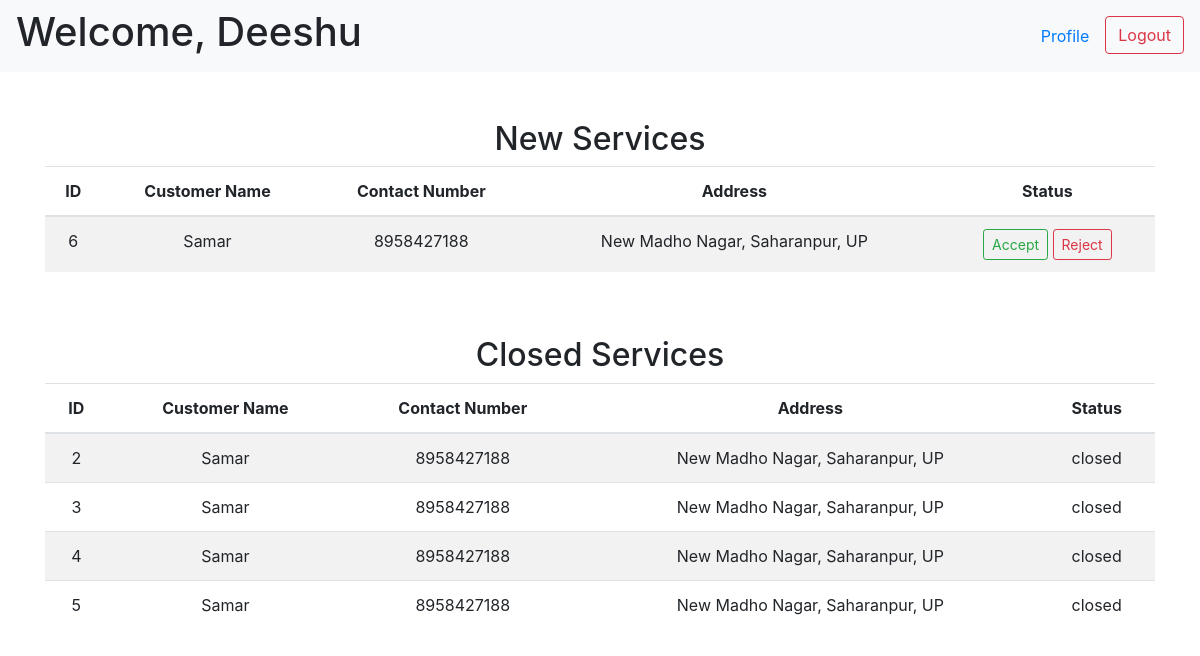
/professional (signed in), run on an earlier commit of the app's database.
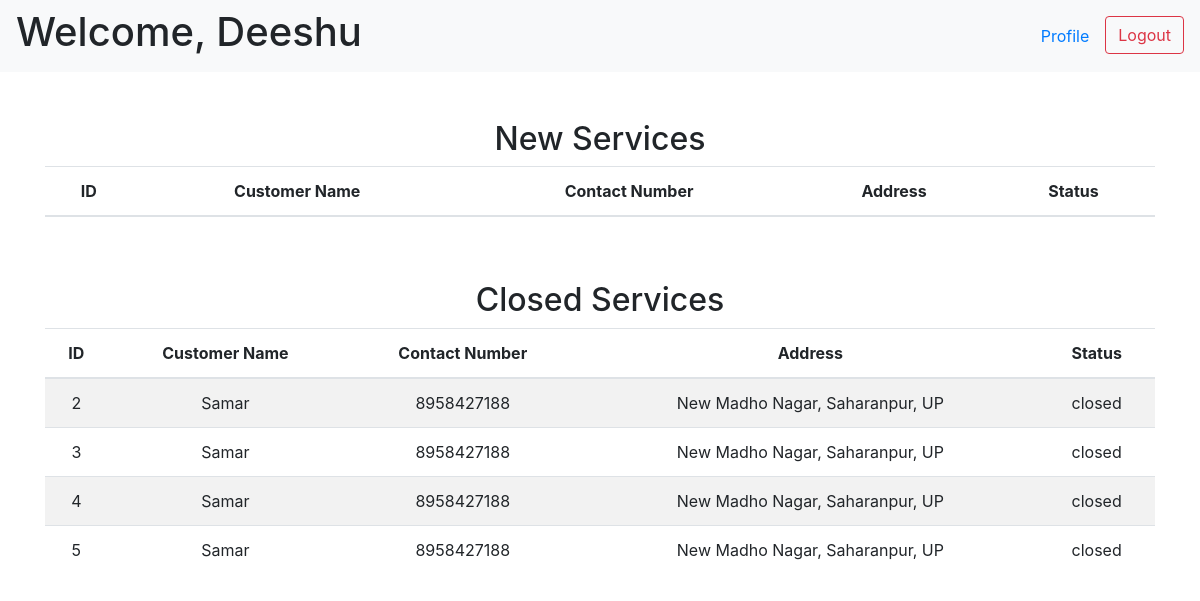
And on a later commit of the database.
### tables this page shows
CREATE TABLE "service_requests" (
    "id" INTEGER,
    "service_id" INTEGER NOT NULL,
    "customer_id" INTEGER NOT NULL,
    "professional_id" INTEGER NOT NULL,
    "date_of_request" DATETIME DEFAULT CURRENT_TIMESTAMP,
    "date_of_completion" DATETIME,
    "status" TEXT DEFAULT 'requested' CHECK("status" in ('requested', 'accepted', 'rejected', 'closed')),
    "rating" INTEGER,
    "remarks" TEXT,
    PRIMARY KEY("id"),
    FOREIGN KEY("service_id") REFERENCES "services"("id") ON DELETE CASCADE,
    FOREIGN KEY("customer_id") REFERENCES "customers"("id") ON DELETE CASCADE,
    FOREIGN KEY("professional_id") REFERENCES "professionals"("id") ON DELETE CASCADE
);

CREATE TABLE "customers" (
    "id" INTEGER,
    "fname" TEXT NOT NULL,
    "lname" TEXT,
    "address" TEXT,
    "pincode" INTEGER,
    "contact_number" TEXT NOT NULL UNIQUE,
    "email" TEXT NOT NULL UNIQUE,
    "password" TEXT NOT NULL,
    "status" TEXT CHECK("status" in ('active', 'block')) DEFAULT 'active',
    PRIMARY KEY("id")
);

### app.py (the view)
@app.route("/professional", methods=["GET", "POST"])
def professional_homepage(service_id=None):
    if request.method == "POST":
        helper.accept_reject_service(action=request.form.get('action'), service_id=request.form.get("service_id"))
        return redirect("/professional")
    else:
        if "username" in session and "password" in session:
            professional = helper.fetch_professional(email=session["username"],
                                                    password=session["password"])
        else:
            professional = None
        if professional:
            requests = helper.fetch_service_req(professional_id=professional['id'])
            return render_template("professional.html", professional=professional, requests=requests)
        else:
            return redirect(url_for("login"))

### app.py (called while the page is built)
@app.after_request
def add_header(response):
    response.headers['Cache-Control'] = 'no-store, no-cache, must-revalidate, post-check=0, pre-check=0, max-age=0'
    response.headers['Pragma'] = 'no-cache'
    response.headers['Expires'] = '-1'
    return response

### helper.py (called while the page is built)
def get_db():
    connection = sqlite3.connect("database.db")
    connection.execute("PRAGMA foreign_keys = ON")
    connection.row_factory = sqlite3.Row
    return connection

def fetch_professional(email=None, password=None, id=None):
    with get_db() as connection:
        db = connection.cursor()
        if email and password:
            return db.execute("SELECT * FROM professionals WHERE email = ? AND password = ?",
                    (email, password)).fetchone()
        elif id:
            return db.execute("SELECT * FROM professionals WHERE id = ?",
                    (id,)).fetchone()

### templates/professional.html (shortened to what this page needs)
<!DOCTYPE html>
<html lang="en">
<head>
    <link rel="stylesheet" href="https://cdn.jsdelivr.net/npm/bootstrap@4.0.0/dist/css/bootstrap.min.css">
</head>
<body>
    <nav class="navbar navbar-expand-lg navbar-light bg-light">
        <h1>Welcome, {{ professional["fname"] }}</h1>
        <ul class="nav ml-auto">
            <li class="nav-item">
                <a class="nav-link" href="" data-toggle="modal"
                    data-target="#professionalModal{{ professional['id'] }}">Profile</a>
            </li>
            <li>
                <form action="/logout" class="d-inline">
                    <button type="submit" class="btn btn-outline-danger">Logout</button>
                </form>
            </li>
        </ul>
    </nav>
    <div class="container mt-5 text-center">
        <h2>New Services</h2>
        <div class="table-responsive">
            <table class="table table-striped">
                <thead>
                    <tr>
                        <th>ID</th>
                        <th>Customer Name</th>
                        <th>Contact Number</th>
                        <th>Address</th>
                        <th>Status</th>
                    </tr>
                </thead>
                <tbody>
                    {% for request in requests %}
                    {% if request['request_status'] == 'requested' %}
                    <tr>
                        <td>{{ request['id'] }}</td>
                        <td>{{ request['customer_fname'] + ' ' + request['customer_lname'] }}</td>
                        <td>{{ request['customer_number'] }}</td>
                        <td>{{ request['customer_address'] }}</td>
                        <td>
                            <form action="{{ url_for('professional_homepage') }}" method="post">
                                <button class="btn btn-outline-success btn-sm" type="submit" value="accepted"
                                    name="action">Accept</button>
                                <button class="btn btn-outline-danger btn-sm" type="submit" value="rejected"
                                    name="action">Reject</button>
                            </form>
                        </td>
                    </tr>
                    {% endif %}
                    {% endfor %}
                </tbody>
            </table>
        </div>
    </div>
    <div class="container mt-5 text-center">
        <h2>Closed Services</h2>
        <div class="table-responsive">
            <table class="table table-striped">
                <thead>
                    <tr>
                        <th>ID</th>
                        <th>Customer Name</th>
                        <th>Contact Number</th>
                        <th>Address</th>
                        <th>Status</th>
                    </tr>
                </thead>
                <tbody>
                    {% for request in requests %}
                    {% if request['request_status'] == 'closed' %}
                    <tr>
                        <td>{{ request['id'] }}</td>
                        <td>{{ request['customer_fname'] + ' ' + request['customer_lname'] }}</td>
                        <td>{{ request['customer_number'] }}</td>
                        <td>{{ request['customer_address'] }}</td>
                        <td>{{ request['request_status'] }}</td>
                    </tr>
                    {% endif %}
                    {% endfor %}
                </tbody>
            </table>
        </div>
    </div>
</body>
</html>

What changed in the data, as far as the page shows it:
no longer on this page (row edited): service_requests: id "6", lname "Samar", customer_number "8958427188", customer_address "New Madho Nagar, Saharanpur, UP", shown under "New Services"
